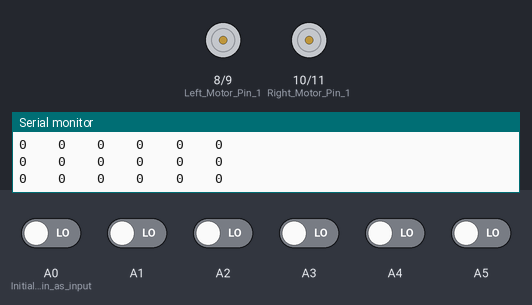
The sketch below on a simulated Arduino Uno, built with avr-gcc and run on an emulated ATmega328P. Shown: motor-driver pin pairs drawn as motors (green arrow = first pin HIGH = forward, orange = second pin HIGH = backward, longer = more drive, scaled by the enable pin), the last lines printed to the serial monitor. The inputs (shaded band) are chosen by the test bench; at power-on: A0 (Initializing_pin_as_input), A1–5 LOW.

Above: at 1.2 s.
1.3 s: A0 (Initializing_pin_as_input) driven HIGH
At 2.5 s:
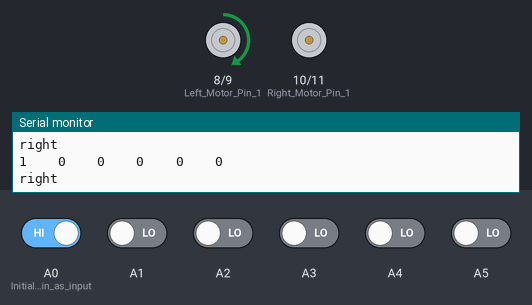
2.8 s: A2 driven HIGH
At 3.3 s:
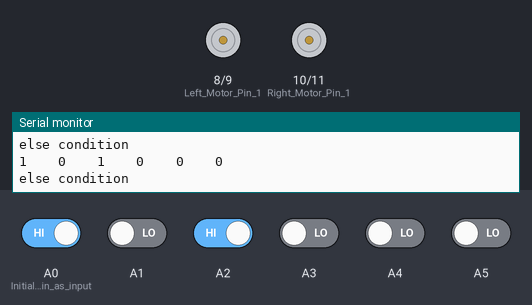
4.3 s: A0 (Initializing_pin_as_input) driven LOW
At 4.9 s:
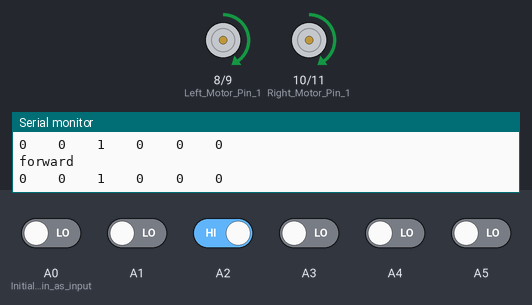
5.8 s: A1 driven HIGH
7.4 s: A3 driven HIGH
At 8.5 s:
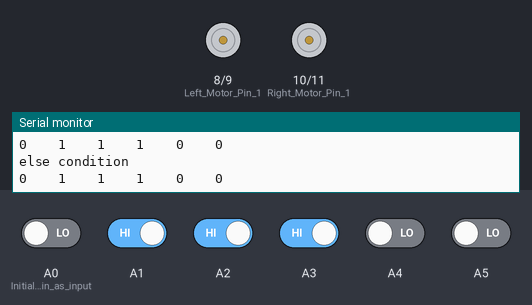
10.4 s: A1 driven LOW
At 11.2 s:
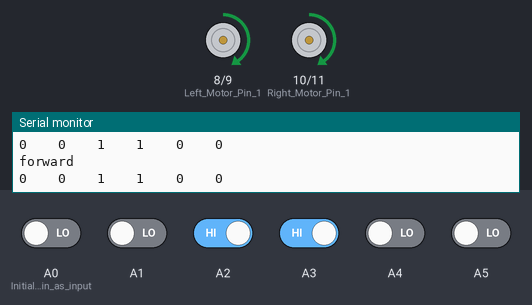
Timing chart, 0 to 13.4 s (numbered marks = the images above; inputs shaded):
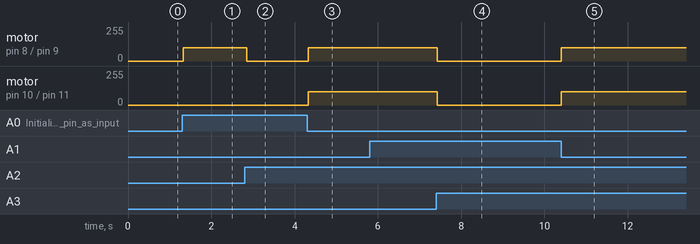

Measured:
- after the input at 1.3 s, motor on pin 8 (Left_Motor_Pin_1) / pin 9 (Left_Motor_Pin_2): stopped → forward 100/255 at once
- after the input at 2.8 s, motor on pin 8 (Left_Motor_Pin_1) / pin 9 (Left_Motor_Pin_2): forward 100/255 → stopped after 0.05 s
- after the input at 4.3 s, motor on pin 8 (Left_Motor_Pin_1) / pin 9 (Left_Motor_Pin_2), motor on pin 10 (Right_Motor_Pin_1) / pin 11 (Right_Motor_Pin_2): stopped → forward 100/255 at once
- after the input at 7.4 s, motor on pin 8 (Left_Motor_Pin_1) / pin 9 (Left_Motor_Pin_2), motor on pin 10 (Right_Motor_Pin_1) / pin 11 (Right_Motor_Pin_2): forward 100/255 → stopped at once
- after the input at 10.4 s, motor on pin 8 (Left_Motor_Pin_1) / pin 9 (Left_Motor_Pin_2), motor on pin 10 (Right_Motor_Pin_1) / pin 11 (Right_Motor_Pin_2): stopped → forward 100/255 at once

The sketch:

line_follo_011.ino
```cpp
#define in1 8
#define in2 9
#define ena 3
#define in2 10
#define in3 11
#define enb 4


int sensor[6]={0, 0, 0, 0, 0,0};

void setup()
{
 pinMode(3,OUTPUT); //PWM Pin 1 left
 pinMode(5,OUTPUT); //PWM Pin 2 right
 pinMode(8,OUTPUT); //Left Motor Pin 1
 pinMode(9,OUTPUT); //Left Motor Pin 2
 pinMode(10,OUTPUT); //Right Motor Pin 1
 pinMode(11,OUTPUT);  //Right Motor Pin 2
 Serial.begin(9600); //Enable Serial Communications

  pinMode(A0, INPUT);  //Initializing pin as input from sensor
  pinMode(A1, INPUT);
  pinMode(A2, INPUT);
  pinMode(A3, INPUT);
  pinMode(A4, INPUT);
  pinMode(A5, INPUT);
}

void loop()
{
  sensor[0]=digitalRead(A0);
  sensor[1]=digitalRead(A1);
  sensor[2]=digitalRead(A2);
  sensor[3]=digitalRead(A3);
  sensor[4]=digitalRead(A4);
  sensor[5]=digitalRead(A5);


  if(((sensor[0]==0)&&(sensor[1]==0)&&(sensor[2]==0)&&(sensor[3]==0))&&((sensor[4]==1)||(sensor[5]==1))){
  //error=4;
  left();
  Serial.println("left");
  }
  else if(((sensor[4]==0)&&(sensor[5]==0)&&(sensor[0]==0)&&(sensor[1]==0))&&((sensor[2]==1)||(sensor[3]==1))){
  //error=3;
  forward();
  Serial.println("forward");
  }
  else if(((sensor[4]==0)&&(sensor[5]==0)&&(sensor[2]==0)&&(sensor[3]==0))&&((sensor[0]==1)||(sensor[1]==1))){
  //error=2;
  right();
  Serial.println("right");
  }
    else if(((sensor[2]==0)&&(sensor[5]==0)&&(sensor[1]==0)&&(sensor[0]==0))&&((sensor[3]==1)||(sensor[4]==1))){
  //error=2;
  //left_correct();
  forward();
  Serial.println(" correction left");
  }
    else if(((sensor[0]==0)&&(sensor[5]==0)&&(sensor[4]==0)&&(sensor[3]==0))&&((sensor[1]==1)||(sensor[2]==1))){
  //error=2;
  //right_correct();
  forward();
  Serial.println(" correction right");
  }
   else if((sensor[0]==0)&&(sensor[1]==0)&&(sensor[2]==0)&&(sensor[3]==0)&&(sensor[4]==0)&&(sensor[5]==0)){
    stopp();
   }

  else{
    Serial.println("else condition");
    stopp();
  }

    Serial.print(sensor[0]); // print sensor values on arduino serial monitor
  Serial.print("    ");
  Serial.print(sensor[1]);
  Serial.print("    ");
  Serial.print(sensor[2]);
  Serial.print("    ");
  Serial.print(sensor[3]);
  Serial.print("    ");
  Serial.print(sensor[4]);
  Serial.print("    ");
  Serial.print(sensor[5]);
  Serial.println("    ");
}

void forward()
{
  digitalWrite(8,HIGH);
  digitalWrite(9,LOW);
  analogWrite(3,100);

  digitalWrite(10,HIGH);
  digitalWrite(11,LOW);
  analogWrite(5,100);
}

void right()
{
 digitalWrite(8,HIGH);
 digitalWrite(9,LOW);
 analogWrite(3,100);

 digitalWrite(10,HIGH);
 digitalWrite(11,LOW);
 analogWrite(5,0);
}

void left()
{
 digitalWrite(8,HIGH);
 digitalWrite(9,LOW);
 analogWrite(3,0);

 digitalWrite(10,HIGH);
 digitalWrite(11,LOW);
 analogWrite(5,100);
}


void left_correct()
{
 digitalWrite(8,HIGH);
 digitalWrite(9,LOW);
 analogWrite(3,100);

 digitalWrite(10,HIGH);
 digitalWrite(11,LOW);
 analogWrite(5,0);
}


void right_correct()
{
 digitalWrite(8,HIGH);
 digitalWrite(9,LOW);
 analogWrite(3,100);

 digitalWrite(10,HIGH);
 digitalWrite(11,LOW);
 analogWrite(5,0);
}


void stopp()
{
 analogWrite(3,0);
 analogWrite(5,0);
}
```
